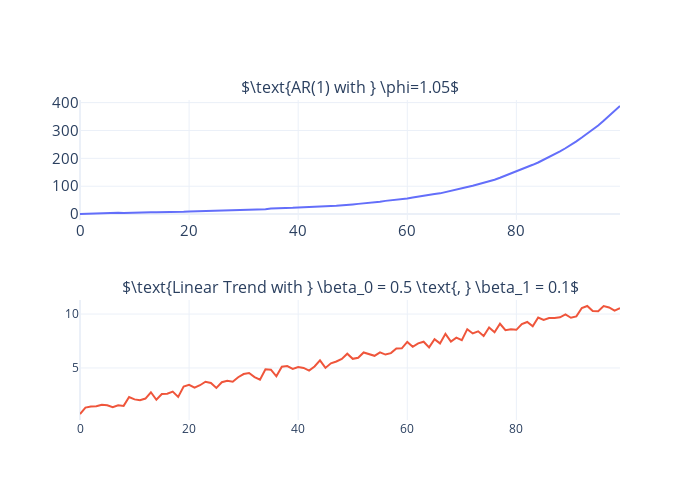

Notebook code for this chart:
### Code cell
fig = make_subplots(
    rows=2, cols=1, 
    subplot_titles=(
        r'$\text{AR(1) with } \phi=1.05$', 
        r'$\text{Linear Trend with } \beta_0 = 0.5 \text{, } \beta_1 = 0.1$'
    )
)

fig.append_trace(
    go.Scatter(
        x=np.arange(length),
        y=ar_series,
    ),
    row=1,
    col=1,
)

fig.append_trace(
    go.Scatter(
        x=np.arange(length),
        y=y_trend,
    ),
    row=2,
    col=1,
)

fig.update_layout(
    height=500,
    width=700,
    showlegend=False,
    yaxis=dict(
        titlefont=dict(size=15),
        tickfont=dict(size=15),
    ),
    xaxis=dict(
        titlefont=dict(size=15),
        tickfont=dict(size=15),
    ),
)
fig.write_image("imgs/chapter_6/deterministic_series_phi.png")
fig.show()

### Figure 1 — Plotly figure (JSON) as saved in the notebook; plotly's stock layout.template omitted (floating-point values rounded to 4 significant figures)
{"data": [{"type": "scatter", "x": [0, 1, 2, 3, 4, 5, 6, 7, 8, 9, 10, 11, 12, 13, 14, 15, 16, 17, 18, 19, 20, 21, 22, 23, 24, 25, 26, 27, 28, 29, 30, 31, 32, 33, 34, 35, 36, 37, 38, 39, 40, 41, 42, 43, 44, 45, 46, 47, 48, 49, 50, 51, 52, 53, 54, 55, 56, 57, 58, 59, 60, 61, 62, 63, 64, 65, 66, 67, 68, 69, 70, 71, 72, 73, 74, 75, 76, 77, 78, 79, 80, 81, 82, 83, 84, 85, 86, 87, 88, 89, 90, 91, 92, 93, 94, 95, 96, 97, 98, 99], "xaxis": "x", "y": [0.3997, 1.261, 2.041, 2.982, 3.511, 4.245, 4.959, 4.628, 3.888, 4.706, 5.753, 6.361, 5.848, 6.626, 6.241, 6.316, 7.207, 8.038, 8.644, 8.227, 9.535, 10.03, 10.97, 10.85, 11.92, 11.98, 12.45, 12.63, 13.83, 14.1, 14.52, 15.67, 15.78, 17.17, 17.83, 19.68, 19.91, 19.96, 21.77, 22.54, 24.13, 24.56, 24.97, 26.56, 27.33, 28.68, 29.3, 30.05, 32.42, 33.27, 34.73, 36.69, 38.19, 40.7, 42.66, 44.5, 47.48, 49.08, 51.71, 53.88, 55.92, 59.29, 63.06, 66.52, 69.18, 71.76, 74.44, 78.57, 83.29, 88.09, 92.78, 97.3, 102.1, 106.7, 112.0, 116.7, 123.5, 130.3, 137.8, 144.5, 152.3, 159.8, 168.2, 176.8, 185.2, 194.8, 203.6, 214.0, 225.3, 236.2, 247.9, 261.0, 274.6, 288.3, 302.5, 317.8, 334.6, 352.1, 369.3, 387.8], "yaxis": "y"}, {"type": "scatter", "x": [0, 1, 2, 3, 4, 5, 6, 7, 8, 9, 10, 11, 12, 13, 14, 15, 16, 17, 18, 19, 20, 21, 22, 23, 24, 25, 26, 27, 28, 29, 30, 31, 32, 33, 34, 35, 36, 37, 38, 39, 40, 41, 42, 43, 44, 45, 46, 47, 48, 49, 50, 51, 52, 53, 54, 55, 56, 57, 58, 59, 60, 61, 62, 63, 64, 65, 66, 67, 68, 69, 70, 71, 72, 73, 74, 75, 76, 77, 78, 79, 80, 81, 82, 83, 84, 85, 86, 87, 88, 89, 90, 91, 92, 93, 94, 95, 96, 97, 98, 99], "xaxis": "x2", "y": [0.7293, 1.322, 1.42, 1.441, 1.594, 1.543, 1.352, 1.546, 1.482, 2.308, 2.083, 2.001, 2.162, 2.747, 2.053, 2.586, 2.606, 2.811, 2.318, 3.272, 3.432, 3.165, 3.397, 3.722, 3.607, 3.153, 3.676, 3.807, 3.724, 4.136, 4.434, 4.526, 4.151, 3.913, 4.885, 4.839, 4.225, 5.121, 5.17, 4.919, 5.091, 4.999, 4.755, 5.135, 5.703, 5.005, 5.433, 5.598, 5.837, 6.32, 5.846, 5.947, 6.438, 6.252, 6.125, 6.452, 6.241, 6.376, 6.798, 6.819, 7.415, 6.962, 7.281, 7.432, 6.913, 7.664, 7.278, 8.161, 7.449, 7.815, 7.585, 8.597, 8.202, 8.395, 7.967, 8.75, 8.31, 9.098, 8.505, 8.591, 8.537, 9.072, 9.265, 8.866, 9.676, 9.453, 9.624, 9.641, 9.701, 9.96, 9.655, 9.782, 10.56, 10.75, 10.27, 10.27, 10.74, 10.61, 10.33, 10.56], "yaxis": "y2"}], "layout": {"annotations": [{"font": {"size": 16}, "showarrow": false, "text": "$\\text{AR(1) with } \\phi=1.05$", "x": 0.5, "xanchor": "center", "xref": "paper", "y": 1, "yanchor": "bottom", "yref": "paper"}, {"font": {"size": 16}, "showarrow": false, "text": "$\\text{Linear Trend with } \\beta_0 = 0.5 \\text{, } \\beta_1 = 0.1$", "x": 0.5, "xanchor": "center", "xref": "paper", "y": 0.375, "yanchor": "bottom", "yref": "paper"}], "height": 500, "showlegend": false, "width": 700, "xaxis": {"anchor": "y", "domain": [0, 1], "tickfont": {"size": 15}, "title": {"font": {"size": 15}}}, "xaxis2": {"anchor": "y2", "domain": [0, 1]}, "yaxis": {"anchor": "x", "domain": [0.625, 1], "tickfont": {"size": 15}, "title": {"font": {"size": 15}}}, "yaxis2": {"anchor": "x2", "domain": [0, 0.375]}}}
